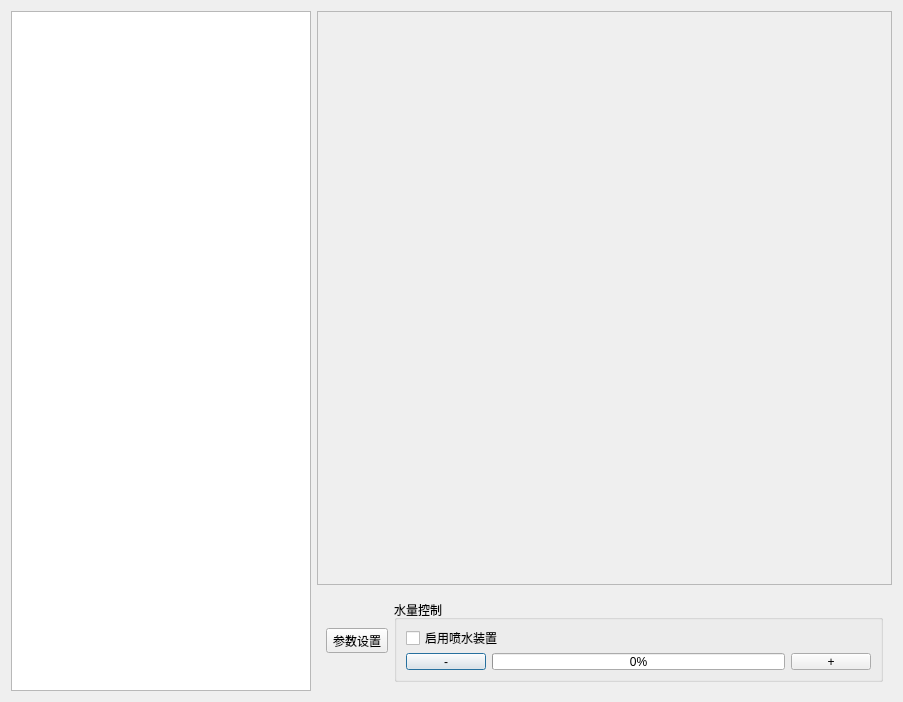
<?xml version="1.0" encoding="UTF-8"?>
<ui version="4.0">
 <class>scannersetting</class>
 <widget class="QDialog" name="scannersetting">
  <property name="geometry">
   <rect>
    <x>0</x>
    <y>0</y>
    <width>903</width>
    <height>702</height>
   </rect>
  </property>
  <property name="windowTitle">
   <string>Dialog</string>
  </property>
  <layout class="QHBoxLayout" name="horizontalLayout">
   <item>
    <widget class="QTableWidget" name="tableWidget">
     <property name="minimumSize">
      <size>
       <width>300</width>
       <height>0</height>
      </size>
     </property>
     <property name="maximumSize">
      <size>
       <width>300</width>
       <height>16777215</height>
      </size>
     </property>
    </widget>
   </item>
   <item>
    <layout class="QVBoxLayout" name="verticalLayout">
     <item>
      <widget class="QFrame" name="frame_3d">
       <property name="frameShape">
        <enum>QFrame::StyledPanel</enum>
       </property>
       <property name="frameShadow">
        <enum>QFrame::Raised</enum>
       </property>
      </widget>
     </item>
     <item>
      <widget class="QWidget" name="widget" native="true">
       <property name="minimumSize">
        <size>
         <width>0</width>
         <height>100</height>
        </size>
       </property>
       <property name="maximumSize">
        <size>
         <width>16777215</width>
         <height>100</height>
        </size>
       </property>
       <layout class="QHBoxLayout" name="horizontalLayout_3">
        <item>
         <widget class="QToolButton" name="toolButton_settings">
          <property name="text">
           <string>参数设置</string>
          </property>
         </widget>
        </item>
        <item>
         <widget class="QGroupBox" name="groupBox_warter">
          <property name="title">
           <string>水量控制</string>
          </property>
          <layout class="QVBoxLayout" name="verticalLayout_2">
           <item>
            <widget class="QCheckBox" name="checkBox">
             <property name="text">
              <string>启用喷水装置</string>
             </property>
            </widget>
           </item>
           <item>
            <layout class="QHBoxLayout" name="horizontalLayout_2">
             <item>
              <widget class="QPushButton" name="pushButton_r">
               <property name="text">
                <string>-</string>
               </property>
               <property name="autoRepeat">
                <bool>true</bool>
               </property>
               <property name="autoExclusive">
                <bool>true</bool>
               </property>
              </widget>
             </item>
             <item>
              <widget class="QProgressBar" name="progressBar">
               <property name="value">
                <number>0</number>
               </property>
              </widget>
             </item>
             <item>
              <widget class="QPushButton" name="pushButton_add">
               <property name="text">
                <string>+</string>
               </property>
               <property name="autoRepeat">
                <bool>true</bool>
               </property>
               <property name="autoExclusive">
                <bool>true</bool>
               </property>
              </widget>
             </item>
            </layout>
           </item>
          </layout>
         </widget>
        </item>
       </layout>
      </widget>
     </item>
    </layout>
   </item>
  </layout>
 </widget>
 <resources/>
 <connections/>
</ui>
